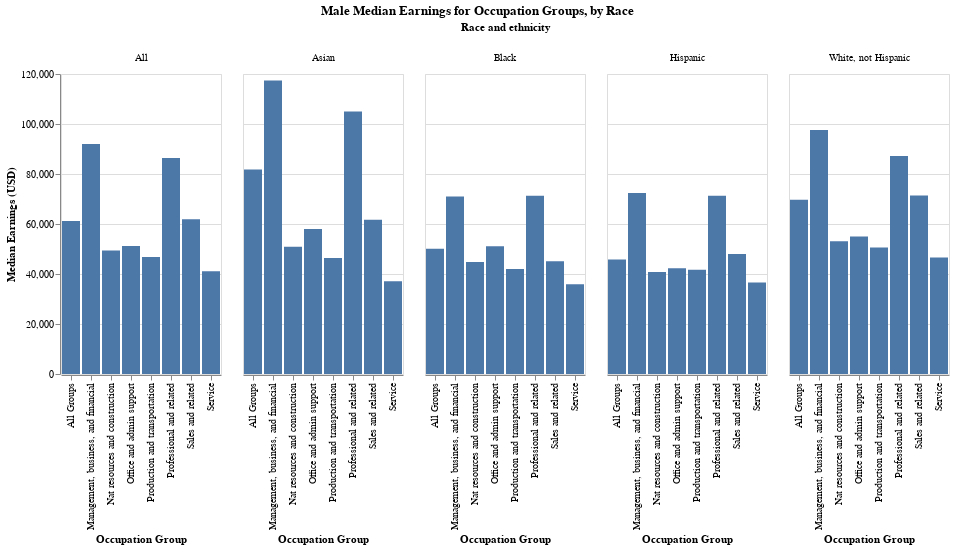

Notebook code for this chart:
### Code cell
movies = movies.loc[(movies['Sex'] == 'Men')]

print(movies)

alt.Chart(movies, title=alt.Title(
       "Male Median Earnings for Occupation Groups, by Race",
       anchor='middle',
       orient='top')).mark_bar().encode(
    #x='',
    alt.X('Occupation Group:N'),
    alt.Y('Median Earnings (USD):Q'),
    #y=''
    #alt.Color('Sex:N'),
    alt.Column('Race and ethnicity')
)

### Figure 1 — Vega-Lite specification as saved in the notebook (floating-point values rounded to 4 significant figures)
{"config": {"view": {"continuousWidth": 300, "continuousHeight": 300}}, "data": {"name": "data-8223135674f3661e725729aa615e0f61"}, "mark": {"type": "bar"}, "encoding": {"column": {"field": "Race and ethnicity", "type": "nominal"}, "x": {"field": "Occupation Group", "type": "nominal"}, "y": {"field": "Median Earnings (USD)", "type": "quantitative"}}, "title": {"text": "Male Median Earnings for Occupation Groups, by Race", "anchor": "middle", "orient": "top"}, "$schema": "https://vega.github.io/schema/vega-lite/v5.17.0.json", "datasets": {"data-8223135674f3661e725729aa615e0f61": [{"Sex": "Men", "Race and ethnicity": "All", "Median Earnings (USD)": 61200.0, "Occupation Group": "All Groups"}, {"Sex": "Men", "Race and ethnicity": "Asian", "Median Earnings (USD)": 81830.0, "Occupation Group": "All Groups"}, {"Sex": "Men", "Race and ethnicity": "Black", "Median Earnings (USD)": 50120.0, "Occupation Group": "All Groups"}, {"Sex": "Men", "Race and ethnicity": "Hispanic", "Median Earnings (USD)": 45770.0, "Occupation Group": "All Groups"}, {"Sex": "Men", "Race and ethnicity": "White, not Hispanic", "Median Earnings (USD)": 69710.0, "Occupation Group": "All Groups"}, {"Sex": "Men", "Race and ethnicity": "All", "Median Earnings (USD)": 91970.0, "Occupation Group": "Management, business, and financial"}, {"Sex": "Men", "Race and ethnicity": "Asian", "Median Earnings (USD)": 117400.0, "Occupation Group": "Management, business, and financial"}, {"Sex": "Men", "Race and ethnicity": "Black", "Median Earnings (USD)": 70970.0, "Occupation Group": "Management, business, and financial"}, {"Sex": "Men", "Race and ethnicity": "Hispanic", "Median Earnings (USD)": 72370.0, "Occupation Group": "Management, business, and financial"}, {"Sex": "Men", "Race and ethnicity": "White, not Hispanic", "Median Earnings (USD)": 97640.0, "Occupation Group": "Management, business, and financial"}, {"Sex": "Men", "Race and ethnicity": "All", "Median Earnings (USD)": 86380.0, "Occupation Group": "Professional and related"}, {"Sex": "Men", "Race and ethnicity": "Asian", "Median Earnings (USD)": 105000.0, "Occupation Group": "Professional and related"}, {"Sex": "Men", "Race and ethnicity": "Black", "Median Earnings (USD)": 71280.0, "Occupation Group": "Professional and related"}, {"Sex": "Men", "Race and ethnicity": "Hispanic", "Median Earnings (USD)": 71280.0, "Occupation Group": "Professional and related"}, {"Sex": "Men", "Race and ethnicity": "White, not Hispanic", "Median Earnings (USD)": 87180.0, "Occupation Group": "Professional and related"}, {"Sex": "Men", "Race and ethnicity": "All", "Median Earnings (USD)": 41050.0, "Occupation Group": "Service"}, {"Sex": "Men", "Race and ethnicity": "Asian", "Median Earnings (USD)": 37050.0, "Occupation Group": "Service"}, {"Sex": "Men", "Race and ethnicity": "Black", "Median Earnings (USD)": 35940.0, "Occupation Group": "Service"}, {"Sex": "Men", "Race and ethnicity": "Hispanic", "Median Earnings (USD)": 36650.0, "Occupation Group": "Service"}, {"Sex": "Men", "Race and ethnicity": "White, not Hispanic", "Median Earnings (USD)": 46610.0, "Occupation Group": "Service"}, {"Sex": "Men", "Race and ethnicity": "All", "Median Earnings (USD)": 61910.0, "Occupation Group": "Sales and related"}, {"Sex": "Men", "Race and ethnicity": "Asian", "Median Earnings (USD)": 61680.0, "Occupation Group": "Sales and related"}, {"Sex": "Men", "Race and ethnicity": "Black", "Median Earnings (USD)": 45110.0, "Occupation Group": "Sales and related"}, {"Sex": "Men", "Race and ethnicity": "Hispanic", "Median Earnings (USD)": 48000.0, "Occupation Group": "Sales and related"}, {"Sex": "Men", "Race and ethnicity": "White, not Hispanic", "Median Earnings (USD)": 71390.0, "Occupation Group": "Sales and related"}, {"Sex": "Men", "Race and ethnicity": "All", "Median Earnings (USD)": 51160.0, "Occupation Group": "Office and admin support"}, {"Sex": "Men", "Race and ethnicity": "Asian", "Median Earnings (USD)": 57960.0, "Occupation Group": "Office and admin support"}, {"Sex": "Men", "Race and ethnicity": "Black", "Median Earnings (USD)": 51120.0, "Occupation Group": "Office and admin support"}, {"Sex": "Men", "Race and ethnicity": "Hispanic", "Median Earnings (USD)": 42330.0, "Occupation Group": "Office and admin support"}, {"Sex": "Men", "Race and ethnicity": "White, not Hispanic", "Median Earnings (USD)": 55050.0, "Occupation Group": "Office and admin support"}, {"Sex": "Men", "Race and ethnicity": "All", "Median Earnings (USD)": 49380.0, "Occupation Group": "Nat resources and construction"}, {"Sex": "Men", "Race and ethnicity": "Asian", "Median Earnings (USD)": 50890.0, "Occupation Group": "Nat resources and construction"}, {"Sex": "Men", "Race and ethnicity": "Black", "Median Earnings (USD)": 44830.0, "Occupation Group": "Nat resources and construction"}, {"Sex": "Men", "Race and ethnicity": "Hispanic", "Median Earnings (USD)": 40850.0, "Occupation Group": "Nat resources and construction"}, {"Sex": "Men", "Race and ethnicity": "White, not Hispanic", "Median Earnings (USD)": 53100.0, "Occupation Group": "Nat resources and construction"}, {"Sex": "Men", "Race and ethnicity": "All", "Median Earnings (USD)": 46830.0, "Occupation Group": "Production and transportation"}, {"Sex": "Men", "Race and ethnicity": "Asian", "Median Earnings (USD)": 46380.0, "Occupation Group": "Production and transportation"}, {"Sex": "Men", "Race and ethnicity": "Black", "Median Earnings (USD)": 41970.0, "Occupation Group": "Production and transportation"}, {"Sex": "Men", "Race and ethnicity": "Hispanic", "Median Earnings (USD)": 41720.0, "Occupation Group": "Production and transportation"}, {"Sex": "Men", "Race and ethnicity": "White, not Hispanic", "Median Earnings (USD)": 50580.0, "Occupation Group": "Production and transportation"}]}}
